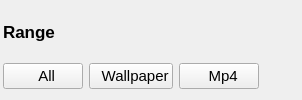
        <widget class="QFrame" name="range_frame">
         <property name="sizePolicy">
          <sizepolicy hsizetype="Minimum" vsizetype="Minimum">
           <horstretch>0</horstretch>
           <verstretch>0</verstretch>
          </sizepolicy>
         </property>
         <property name="minimumSize">
          <size>
           <width>0</width>
           <height>90</height>
          </size>
         </property>
         <property name="frameShape">
          <enum>QFrame::Shape::NoFrame</enum>
         </property>
         <layout class="QHBoxLayout" name="horizontalLayout_6">
          <property name="leftMargin">
           <number>3</number>
          </property>
          <property name="topMargin">
           <number>0</number>
          </property>
          <property name="rightMargin">
           <number>3</number>
          </property>
          <item>
           <layout class="QVBoxLayout" name="range_v_layout">
            <property name="spacing">
             <number>0</number>
            </property>
            <item>
             <widget class="QLabel" name="range_lable">
              <property name="minimumSize">
               <size>
                <width>0</width>
                <height>0</height>
               </size>
              </property>
              <property name="font">
               <font>
                <pointsize>13</pointsize>
                <bold>true</bold>
               </font>
              </property>
              <property name="styleSheet">
               <string notr="true"/>
              </property>
              <property name="text">
               <string>Range</string>
              </property>
              <property name="class" stdset="0">
               <string>MainUILable</string>
              </property>
             </widget>
            </item>
            <item>
             <layout class="QHBoxLayout" name="range_inner_h_layout">
              <property name="spacing">
               <number>6</number>
              </property>
              <item>
               <widget class="QPushButton" name="range_all_bnt">
                <property name="font">
                 <font>
                  <pointsize>11</pointsize>
                  <bold>false</bold>
                 </font>
                </property>
                <property name="cursor">
                 <cursorShape>PointingHandCursor</cursorShape>
                </property>
                <property name="text">
                 <string>  All</string>
                </property>
                <property name="icon">
                 <iconset resource="../scripts/ui/icons_resource.qrc">
                  <normaloff>:/icons/icons/wallpaper.png</normaloff>:/icons/icons/wallpaper.png</iconset>
                </property>
                <property name="iconSize">
                 <size>
                  <width>20</width>
                  <height>20</height>
                 </size>
                </property>
                <property name="class" stdset="0">
                 <string>ghost</string>
                </property>
                <property name="icon_name" stdset="0">
                 <string>wallpaper</string>
                </property>
               </widget>
              </item>
              <item>
               <widget class="QPushButton" name="range_wallpaper_bnt">
                <property name="font">
                 <font>
                  <pointsize>11</pointsize>
                 </font>
                </property>
                <property name="cursor">
                 <cursorShape>PointingHandCursor</cursorShape>
                </property>
                <property name="text">
                 <string>  Wallpaper</string>
                </property>
                <property name="icon">
                 <iconset resource="../scripts/ui/icons_resource.qrc">
                  <normaloff>:/icons/icons/film.png</normaloff>:/icons/icons/film.png</iconset>
                </property>
                <property name="iconSize">
                 <size>
                  <width>20</width>
                  <height>20</height>
                 </size>
                </property>
                <property name="class" stdset="0">
                 <string>ghost</string>
                </property>
                <property name="icon_name" stdset="0">
                 <string>film</string>
                </property>
               </widget>
              </item>
              <item>
               <widget class="QPushButton" name="range_mp4_bnt">
                <property name="font">
                 <font>
                  <pointsize>11</pointsize>
                 </font>
                </property>
                <property name="cursor">
                 <cursorShape>PointingHandCursor</cursorShape>
                </property>
                <property name="text">
                 <string>  Mp4</string>
                </property>
                <property name="icon">
                 <iconset resource="../scripts/ui/icons_resource.qrc">
                  <normaloff>:/icons/icons/film.png</normaloff>:/icons/icons/film.png</iconset>
                </property>
                <property name="iconSize">
                 <size>
                  <width>20</width>
                  <height>20</height>
                 </size>
                </property>
                <property name="class" stdset="0">
                 <string>ghost</string>
                </property>
                <property name="icon_name" stdset="0">
                 <string>film</string>
                </property>
               </widget>
              </item>
              <item>
               <spacer name="horizontalSpacer_5">
                <property name="orientation">
                 <enum>Qt::Orientation::Horizontal</enum>
                </property>
                <property name="sizeHint" stdset="0">
                 <size>
                  <width>40</width>
                  <height>20</height>
                 </size>
                </property>
               </spacer>
              </item>
             </layout>
            </item>
           </layout>
          </item>
         </layout>
        </widget>
